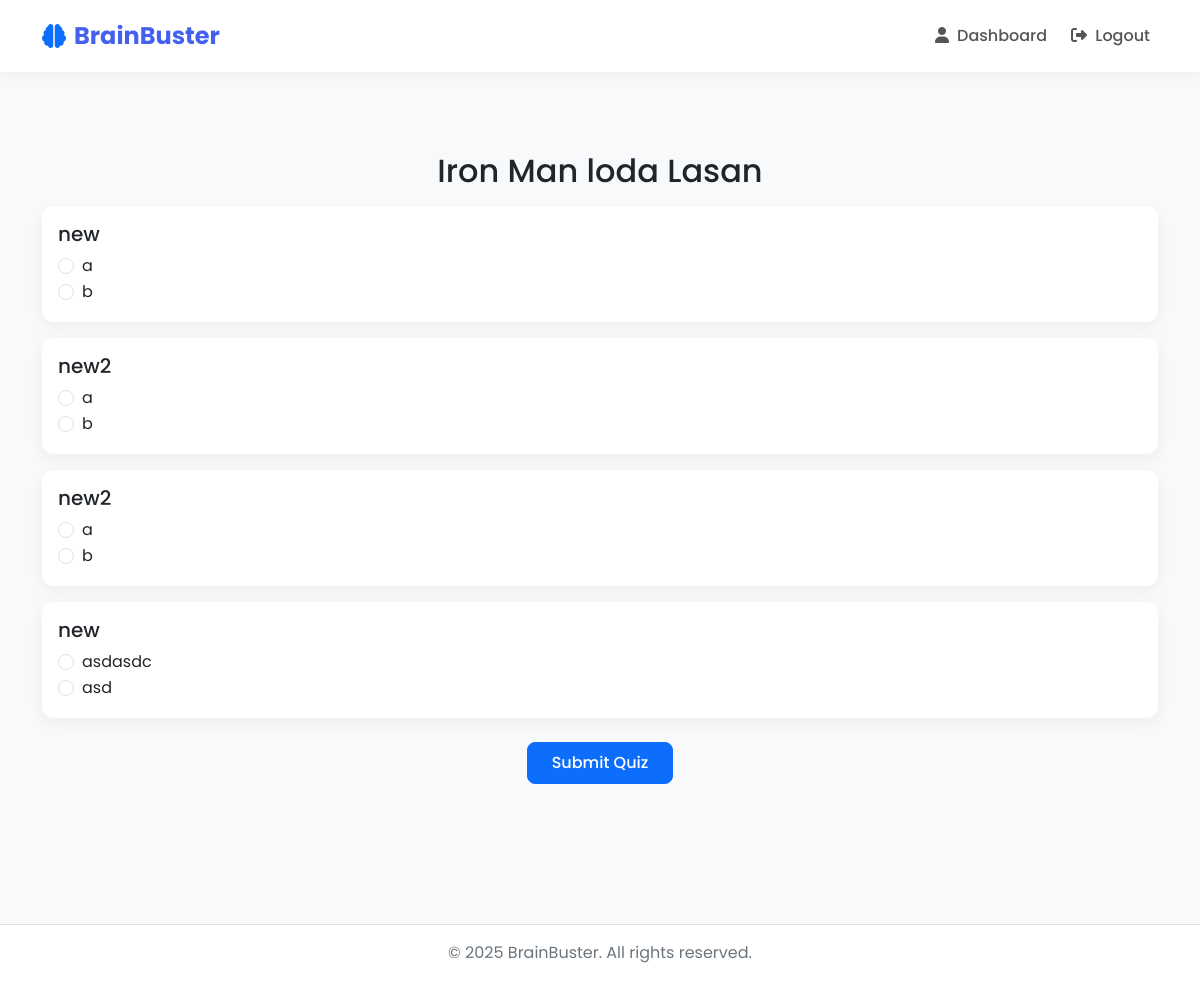
/quizzes/play/9/ (signed in), run on the app's committed database.
### quizzes/models.py (models this page shows, shortened)
class Quiz(models.Model):
    title = models.CharField(max_length=255)
    description = models.TextField(blank=True, null=True)
    icon = models.CharField(max_length=50, default="question-circle")
    code = models.CharField(max_length=10, unique=True, default=generate_unique_code)
    created_by = models.ForeignKey(User, on_delete=models.CASCADE, related_name='quizzes')
    created_at = models.DateTimeField(auto_now_add=True)
    time_limit_per_question = models.IntegerField(help_text="Time limit in seconds", default=30)

class Question(models.Model):
    quiz = models.ForeignKey(Quiz, related_name="questions", on_delete=models.CASCADE)
    text = models.TextField()

class Option(models.Model):
    question = models.ForeignKey(Question, related_name="options", on_delete=models.CASCADE)
    text = models.CharField(max_length=255)
    is_correct = models.BooleanField(default=False)

### quizzes/views.py (the view, shortened to what this page needs)
# urls.py: path('play/<int:quiz_id>/', views.play_quiz, name='play_quiz'),
@login_required
def play_quiz(request, quiz_id):
    quiz = get_object_or_404(Quiz, id=quiz_id)
    is_participant = quiz.participations.filter(user=request.user).exists()
    if not is_participant:
        messages.error(request, 'You need to join the quiz before playing.')
        return redirect('dashboard')
    return render(request, 'quizzes/play_quiz.html', {
        'quiz': quiz,
        'questions': quiz.questions.prefetch_related('options')
    })

### templates/quizzes/play_quiz.html (shortened to what this page needs)
{% extends 'base.html' %}
{% block content %}
<div class="container py-5">
    <h2 class="text-center">{{ quiz.title }}</h2>
    <form id="quizForm" method="post">
        {% for question in questions %}
        <div class="card my-3 p-3">
            <h5>{{ question.text }}</h5>
            {% for option in question.options.all %}
            <div class="form-check">
                <input class="form-check-input" type="radio" name="question_{{ question.id }}" value="{{ option.text }}">
                <label class="form-check-label">{{ option.text }}</label>
            </div>
            {% endfor %}
        </div>
        {% endfor %}
        <div class="text-center mt-4">
            <button type="submit" class="btn btn-primary">Submit Quiz</button>
        </div>
    </form>
</div>
{% endblock %}

### static/css/style.css (style rules this page uses)
:root { --primary: #4361ee; --secondary: #3f37c9; --accent: #4cc9f0; --light: #f8f9fa; --dark: #212529; --success: #4ade80; --warning: #fbbf24; --danger: #f87171; --info: #60a5fa; }
body { font-family: 'Poppins', sans-serif; background-color: #f8f9fa; color: var(--dark); min-height: 100vh; display: flex; flex-direction: column; }
.card { border-radius: 12px; border: none; box-shadow: 0 5px 15px rgba(0, 0, 0, 0.05); transition: transform 0.3s ease, box-shadow 0.3s ease; }
.btn { border-radius: 8px; padding: 0.5rem 1.5rem; font-weight: 500; transition: all 0.3s ease; }

### data on the page
Quiz: title "Iron Man loda Lasan"
Question: text "new"
Option: text "a"
Option: text "b"
Question: text "new2"
Option: text "a"
Option: text "b"
Question: text "new2"
Option: text "a"
Option: text "b"
Question: text "new"
Option: text "asdasdc"
Option: text "asd"
